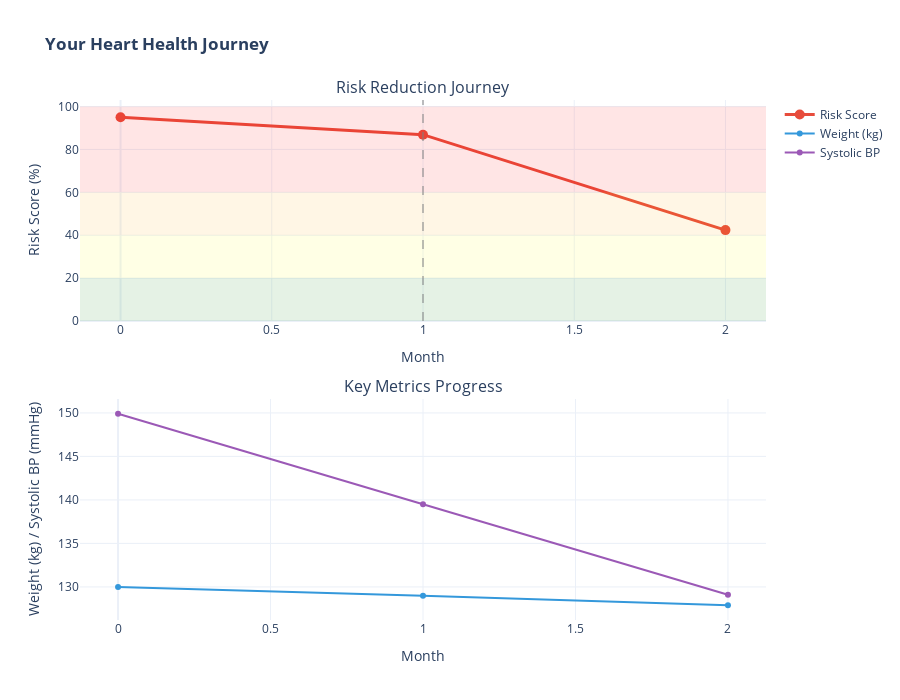

The notebook cell saved with this chart:
### Code cell
# Visualize journey timeline
months = [m['month'] for m in timeline]
risks = [m['risk'] for m in timeline]

fig = make_subplots(rows=2, cols=1, 
                    subplot_titles=('Risk Reduction Journey', 'Key Metrics Progress'),
                    vertical_spacing=0.15)

# Risk reduction curve
fig.add_trace(
    go.Scatter(x=months, y=risks, mode='lines+markers', name='Risk Score',
               line=dict(color='#e74c3c', width=3),
               marker=dict(size=10)),
    row=1, col=1
)

# Add risk zones
fig.add_hrect(y0=60, y1=100, line_width=0, fillcolor="red", opacity=0.1, row=1, col=1)
fig.add_hrect(y0=40, y1=60, line_width=0, fillcolor="orange", opacity=0.1, row=1, col=1)
fig.add_hrect(y0=20, y1=40, line_width=0, fillcolor="yellow", opacity=0.1, row=1, col=1)
fig.add_hrect(y0=0, y1=20, line_width=0, fillcolor="green", opacity=0.1, row=1, col=1)

# Add milestones
milestone_months = [1, 3, 6] if len(months) > 6 else [1, 3]
for m in milestone_months:
    if m < len(timeline):
        fig.add_vline(x=m, line_dash="dash", line_color="gray", opacity=0.5, row=1, col=1)

# Metrics progress
weights = [m['weight'] for m in timeline]
bp_hi = [m['ap_hi'] for m in timeline]

fig.add_trace(
    go.Scatter(x=months, y=weights, mode='lines+markers', name='Weight (kg)',
               line=dict(color='#3498db', width=2)),
    row=2, col=1
)
fig.add_trace(
    go.Scatter(x=months, y=bp_hi, mode='lines+markers', name='Systolic BP',
               line=dict(color='#9b59b6', width=2), yaxis='y3'),
    row=2, col=1
)

fig.update_xaxes(title_text="Month", row=1, col=1)
fig.update_yaxes(title_text="Risk Score (%)", row=1, col=1)
fig.update_xaxes(title_text="Month", row=2, col=1)
fig.update_yaxes(title_text="Weight (kg) / Systolic BP (mmHg)", row=2, col=1)

fig.update_layout(height=700, width=900, 
                  title_text="<b>Your Heart Health Journey</b>",
                  template='plotly_white',
                  showlegend=True)
fig.show()

### Figure 1 — Plotly figure (JSON) as saved in the notebook; plotly's stock layout.template omitted (floating-point values rounded to 4 significant figures)
{"data": [{"line": {"color": "#e74c3c", "width": 3}, "marker": {"size": 10}, "mode": "lines+markers", "name": "Risk Score", "type": "scatter", "x": [0, 1, 2], "xaxis": "x", "y": [95.0, 86.9, 42.4], "yaxis": "y"}, {"line": {"color": "#3498db", "width": 2}, "mode": "lines+markers", "name": "Weight (kg)", "type": "scatter", "x": [0, 1, 2], "xaxis": "x2", "y": [130.0, 129.0, 127.9], "yaxis": "y2"}, {"line": {"color": "#9b59b6", "width": 2}, "mode": "lines+markers", "name": "Systolic BP", "type": "scatter", "x": [0, 1, 2], "xaxis": "x2", "y": [149.9, 139.5, 129.1], "yaxis": "y2"}], "layout": {"annotations": [{"font": {"size": 16}, "showarrow": false, "text": "Risk Reduction Journey", "x": 0.5, "xanchor": "center", "xref": "paper", "y": 1.0, "yanchor": "bottom", "yref": "paper"}, {"font": {"size": 16}, "showarrow": false, "text": "Key Metrics Progress", "x": 0.5, "xanchor": "center", "xref": "paper", "y": 0.425, "yanchor": "bottom", "yref": "paper"}], "height": 700, "shapes": [{"fillcolor": "red", "line": {"width": 0}, "opacity": 0.1, "type": "rect", "x0": 0, "x1": 1, "xref": "x domain", "y0": 60, "y1": 100, "yref": "y"}, {"fillcolor": "orange", "line": {"width": 0}, "opacity": 0.1, "type": "rect", "x0": 0, "x1": 1, "xref": "x domain", "y0": 40, "y1": 60, "yref": "y"}, {"fillcolor": "yellow", "line": {"width": 0}, "opacity": 0.1, "type": "rect", "x0": 0, "x1": 1, "xref": "x domain", "y0": 20, "y1": 40, "yref": "y"}, {"fillcolor": "green", "line": {"width": 0}, "opacity": 0.1, "type": "rect", "x0": 0, "x1": 1, "xref": "x domain", "y0": 0, "y1": 20, "yref": "y"}, {"line": {"color": "gray", "dash": "dash"}, "opacity": 0.5, "type": "line", "x0": 1, "x1": 1, "xref": "x", "y0": 0, "y1": 1, "yref": "y domain"}], "showlegend": true, "title": {"text": "<b>Your Heart Health Journey</b>"}, "width": 900, "xaxis": {"anchor": "y", "domain": [0.0, 1.0], "title": {"text": "Month"}}, "xaxis2": {"anchor": "y2", "domain": [0.0, 1.0], "title": {"text": "Month"}}, "yaxis": {"anchor": "x", "domain": [0.575, 1.0], "title": {"text": "Risk Score (%)"}}, "yaxis2": {"anchor": "x2", "domain": [0.0, 0.425], "title": {"text": "Weight (kg) / Systolic BP (mmHg)"}}}}
